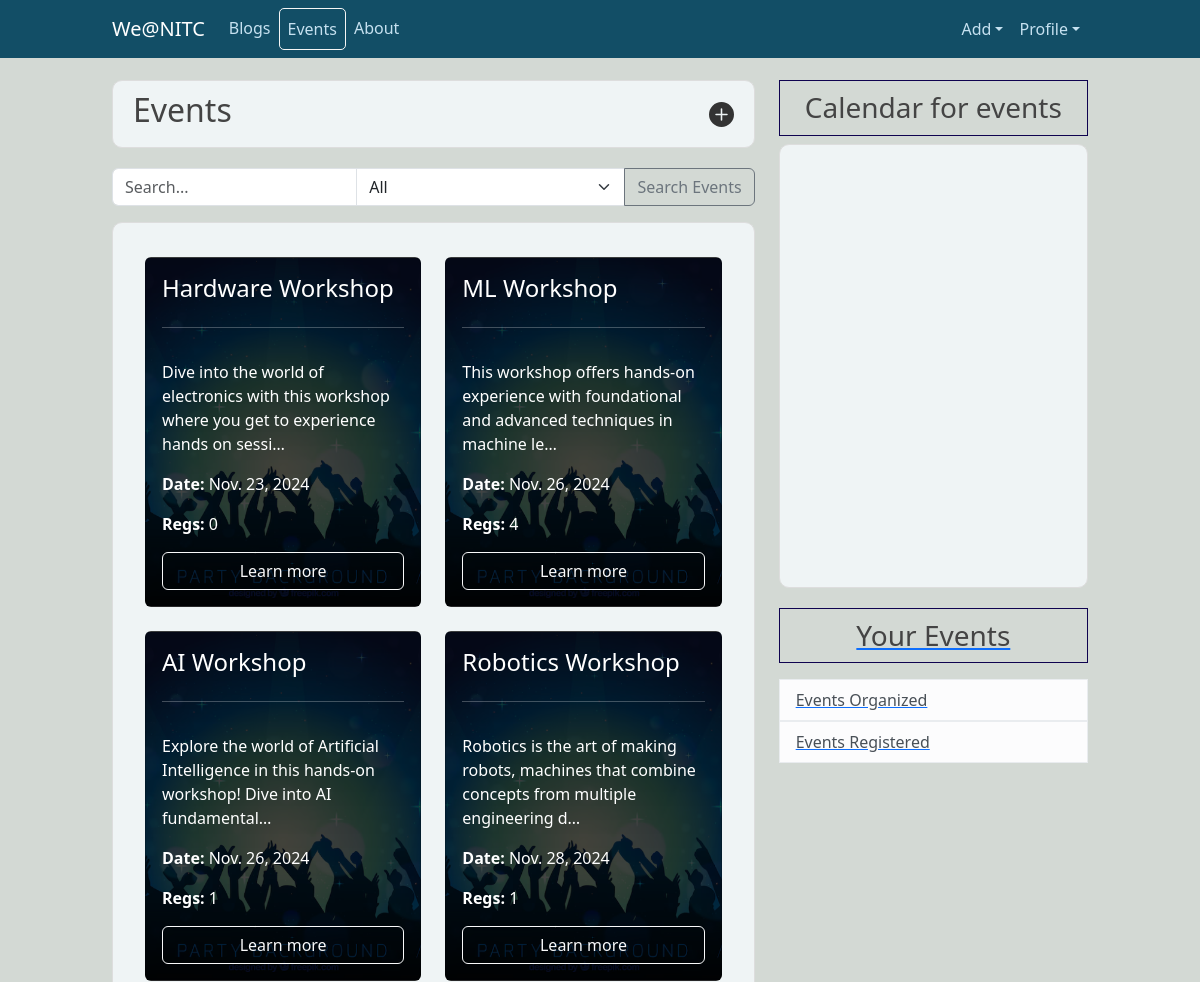
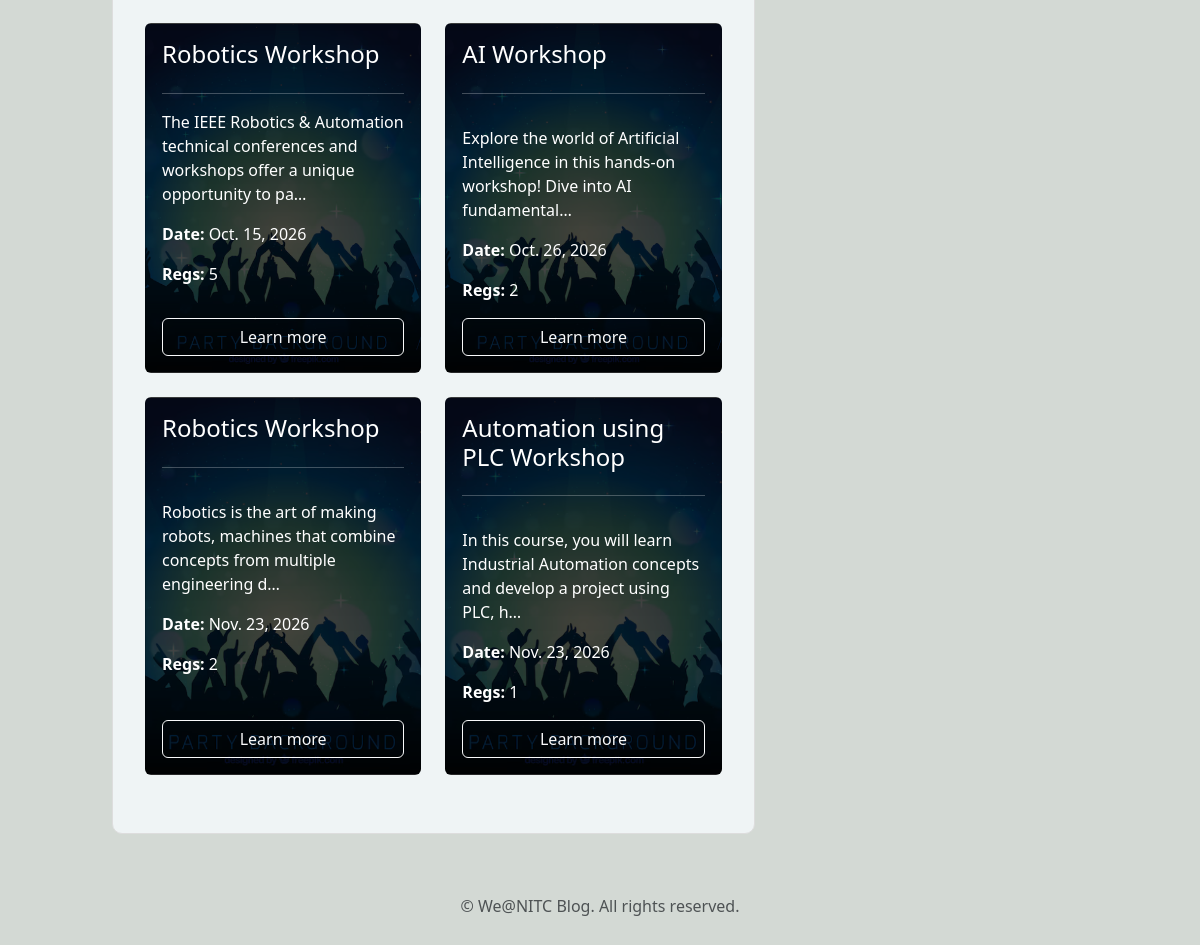
Screenshot of /events/ (signed in) with the database file from the repository (2 pictures, top to bottom).
### events/models.py (models this page shows, shortened)
class Event(models.Model):
    name = models.CharField(max_length=255)
    description = CKEditor5Field(null = True,blank=True, config_name='extends')
    date = models.DateField()
    organizer = models.ForeignKey(User, on_delete=models.CASCADE, related_name="organized_events")

### events/views.py (the view)
# urls.py: path('', views.EventListView.as_view(), name='event-list'),
class EventListView(LoginRequiredMixin,ListView):
    model = Event
    template_name = 'events/event_list.html'
    context_object_name = 'events'
    paginate_by = 20
    ordering = ['date']
    def get_context_data(self, **kwargs):
        context = super().get_context_data(**kwargs)
        title = "Events"
        context['title'] = title
        context['cal'] = "events"
        return context

### events/templates/events/event_list.html (shortened to what this page needs)
{% extends "blog/base.html"%}
{% block content%}
    <article class="media content-section d-flex justify-content-between align-items-center" >
      <h2 class="d-flex align-items-center">
        {{ title }}
      </h2>
      <a href="{% url 'event-create' %}" class="ml-2 text-decoration-none" style="color: inherit;">
        <svg xmlns="http://www.w3.org/2000/svg" width="25" height="25" fill="currentColor" class="bi bi-plus-circle-fill right" viewBox="0 0 16 16">
          <path d="M16 8A8 8 0 1 1 0 8a8 8 0 0 1 16 0M8.5 4.5a.5.5 0 0 0-1 0v3h-3a.5.5 0 0 0 0 1h3v3a.5.5 0 0 0 1 0v-3h3a.5.5 0 0 0 0-1h-3z"/>
        </svg>
      </a>
    </article>
  {% if title == 'Events' %}
    <form method="get" action="{% url 'event_search' %}" id="searchForm">
      <div class="input-group">
          <input type="text" name="q" class="form-control" placeholder="Search...">
          <select name="type" class="form-select">
              <option value="all">All</option>
          </select>
          <button type="submit" class="btn btn-outline-secondary">Search Events</button>
      </div>
    </form>
  {% endif %}
    <article class="content-section">
      <div class="container my-4">
        <div class="row">
            {% for post in events %}
                <div class="col-md-6 col-lg-6 mb-4 d-flex">
                    <div class="card text-white d-flex flex-column w-100" style="background: linear-gradient(rgba(0, 0, 0, 0.8), rgba(0, 0, 0, 0.7)), url('/media/event_bg.png') no-repeat center center / cover;">
                        <div class="card-body d-flex flex-column">
                            <h4 class="card-title">{{ post.name }}</h4>
                            <hr>
                            <p class="card-text">{{ post.description|truncatechars:100|safe }}</p>
                            <p class="card-text"><strong> Date: </strong>{{ post.date }} </p>
                            <p class="card-text"><strong> Regs: </strong>{{ post.participants.count }}</p>
                            <a href="{% url 'event-detail' post.id %}" class="btn btn-outline-light mt-auto">Learn more</a>
                        </div>
                    </div>
                </div>
            {% endfor %}
        </div>
    </div>
  </article>
{% endblock content %}

### blog/static/blog/main.css (style rules this page uses)
body { background: #fafafa; color: #333333; margin-top: 5rem; }
h1, h2, h3, h4, h5, h6 { color: #444444; }
.content-section,.about_content { background: hsl(190, 23%, 95%); padding: 10px 20px; border: 1px solid #dddddd; border-radius: 10px; margin-bottom: 20px; transition: all 0.3s ease; }
body { background-color: #D3D9D4; }

### rows the page displays
Event: name "Hardware Workshop", description "Dive into the world of electronics with this workshop where you get to experience hands on sessi…", date "Nov. 23, 2024", participants.count "0"
Event: name "ML Workshop", description "This workshop offers hands-on experience with foundational and advanced techniques in machine le…", date "Nov. 26, 2024", participants.count "4"
Event: name "AI Workshop", description "Explore the world of Artificial Intelligence in this hands-on workshop! Dive into AI fundamental…", date "Nov. 26, 2024", participants.count "1"
Event: name "Robotics Workshop", description "Robotics is the art of making robots, machines that combine concepts from multiple engineering d…", date "Nov. 28, 2024", participants.count "1"
Event: name "Robotics Workshop", description "The IEEE Robotics & Automation technical conferences and workshops offer a unique opportunity to pa…", date "Oct. 15, 2026", participants.count "5"
Event: name "AI Workshop", description "Explore the world of Artificial Intelligence in this hands-on workshop! Dive into AI fundamental…", date "Oct. 26, 2026", participants.count "2"
Event: name "Robotics Workshop", description "Robotics is the art of making robots, machines that combine concepts from multiple engineering d…", date "Nov. 23, 2026", participants.count "2"
Event: name "Automation using PLC Workshop", description "In this course, you will learn Industrial Automation concepts and develop a project using PLC, h…", date "Nov. 23, 2026", participants.count "1"

### other values shown
{{ title }} "Events"
{{ cal }} "events"
